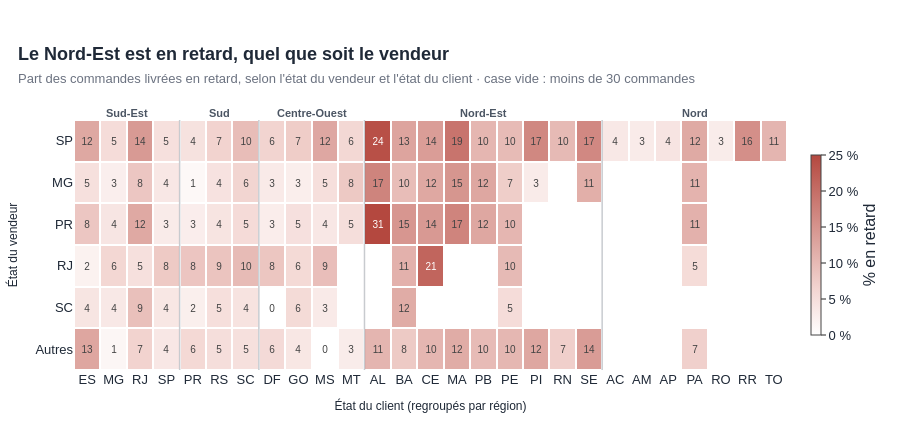

Write notebook code for a chart like this one.
### Code cell
# Q4 : où les retards arrivent-ils ? (état du vendeur x état du client)

# 1) Les 5 grandes régions du Brésil
REGIONS = {"Sud-Est":      ["ES", "MG", "RJ", "SP"],
           "Sud":          ["PR", "RS", "SC"],
           "Centre-Ouest": ["DF", "GO", "MS", "MT"],
           "Nord-Est":     ["AL", "BA", "CE", "MA", "PB", "PE", "PI", "RN", "SE"],
           "Nord":         ["AC", "AM", "AP", "PA", "RO", "RR", "TO"]}

# 2) Jointures : commande -> vendeur (1er article) -> état du vendeur ; commande -> état du client
vendeur_commande = items.sort_values("order_item_id").drop_duplicates("order_id")[["order_id", "seller_id"]]
routes = (livrees.merge(customers[["customer_id", "customer_state"]], on="customer_id")
                 .merge(vendeur_commande, on="order_id")
                 .merge(sellers[["seller_id", "seller_state"]], on="seller_id"))

# 3) Les 5 états vendeurs les plus importants, les autres regroupés
top_vendeurs = routes["seller_state"].value_counts().head(5).index
routes["origine"] = routes["seller_state"].where(routes["seller_state"].isin(top_vendeurs), "Autres")

# 4) Taux de retard et nombre de commandes pour chaque route
g = routes.groupby(["origine", "customer_state"]).agg(commandes=("order_id", "size"),
                                                      taux_retard=("en_retard", "mean")).reset_index()
g["taux_retard"] = g["taux_retard"] * 100

ordre_etats   = [e for r in REGIONS for e in REGIONS[r]]           # états clients rangés par région
ordre_origine = ["SP", "MG", "PR", "RJ", "SC", "Autres"]
taux = g.pivot(index="origine", columns="customer_state", values="taux_retard").reindex(index=ordre_origine, columns=ordre_etats)
nb   = g.pivot(index="origine", columns="customer_state", values="commandes").reindex(index=ordre_origine, columns=ordre_etats).fillna(0)
taux = taux.where(nb >= 30)                                         # moins de 30 commandes : case vide (pas fiable)

# 5) Heatmap
fig = go.Figure(go.Heatmap(
    z=taux.values, x=taux.columns, y=taux.index, customdata=nb.values,
    colorscale=[[0, "#FFFFFF"], [0.25, "#F3D6D2"], [1, ROUGE]], zmin=0, zmax=25, xgap=2, ygap=2,
    colorbar=dict(title=dict(text="% en retard", side="right"), ticksuffix=" %", thickness=10, len=0.8),
    text=[["" if np.isnan(v) else f"{v:.0f}" for v in ligne] for ligne in taux.values],
    texttemplate="%{text}", textfont=dict(size=10),
    hovertemplate="Vendeur %{y} → client %{x}<br>%{z:.1f} % en retard<br>%{customdata:.0f} commandes<extra></extra>"))

# Noms des régions au-dessus des colonnes, et un trait entre chaque région
position = 0
for region, etats in REGIONS.items():
    fig.add_annotation(x=position + (len(etats) - 1) / 2, y=1.06, yref="paper", showarrow=False,
                       text=f"<b>{region}</b>", font=dict(size=11, color=GRIS_FONCE))
    if position > 0:
        fig.add_vline(x=position - 0.5, line=dict(color=GRIS_FONCE, width=1.5))
    position += len(etats)

fig.update_xaxes(showline=False, ticks="", title=dict(text="État du client (regroupés par région)", font=dict(size=12)))
fig.update_yaxes(autorange="reversed", showline=False, ticks="", title=dict(text="État du vendeur", font=dict(size=12)))
mise_en_forme(fig, "Le Nord-Est est en retard, quel que soit le vendeur",
              "Part des commandes livrées en retard, selon l'état du vendeur et l'état du client · "
              "case vide : moins de 30 commandes", hauteur=430)
fig.update_layout(margin=dict(t=120, l=70, r=30, b=60))
fig.show()

### Figure 1 — Plotly figure (JSON) as saved in the notebook; plotly's stock layout.template omitted (floating-point values rounded to 4 significant figures; data arrays with more than 128 entries replaced by an {"elided": "..."} marker saying what was removed)
{"data": [{"colorbar": {"len": 0.8, "thickness": 10, "ticksuffix": " %", "title": {"side": "right", "text": "% en retard"}}, "colorscale": [[0, "#FFFFFF"], [0.25, "#F3D6D2"], [1, "#B4483F"]], "customdata": {"elided": "6x27 float values"}, "hovertemplate": "Vendeur %{y} → client %{x}<br>%{z:.1f} % en retard<br>%{customdata:.0f} commandes<extra></extra>", "text": {"elided": "6x27 str values"}, "textfont": {"size": 10}, "texttemplate": "%{text}", "type": "heatmap", "x": ["ES", "MG", "RJ", "SP", "PR", "RS", "SC", "DF", "GO", "MS", "MT", "AL", "BA", "CE", "MA", "PB", "PE", "PI", "RN", "SE", "AC", "AM", "AP", "PA", "RO", "RR", "TO"], "xgap": 2, "y": ["SP", "MG", "PR", "RJ", "SC", "Autres"], "ygap": 2, "z": {"elided": "6x27 float values"}, "zmax": 25, "zmin": 0}], "layout": {"annotations": [{"font": {"color": "#4B5563", "size": 11}, "showarrow": false, "text": "<b>Sud-Est</b>", "x": 1.5, "y": 1.06, "yref": "paper"}, {"font": {"color": "#4B5563", "size": 11}, "showarrow": false, "text": "<b>Sud</b>", "x": 5, "y": 1.06, "yref": "paper"}, {"font": {"color": "#4B5563", "size": 11}, "showarrow": false, "text": "<b>Centre-Ouest</b>", "x": 8.5, "y": 1.06, "yref": "paper"}, {"font": {"color": "#4B5563", "size": 11}, "showarrow": false, "text": "<b>Nord-Est</b>", "x": 15, "y": 1.06, "yref": "paper"}, {"font": {"color": "#4B5563", "size": 11}, "showarrow": false, "text": "<b>Nord</b>", "x": 23, "y": 1.06, "yref": "paper"}], "font": {"color": "#1F2937", "family": "Arial", "size": 13}, "height": 430, "margin": {"b": 60, "l": 70, "r": 30, "t": 120}, "separators": ", ", "shapes": [{"line": {"color": "#4B5563", "width": 1.5}, "type": "line", "x0": 3.5, "x1": 3.5, "xref": "x", "y0": 0, "y1": 1, "yref": "y domain"}, {"line": {"color": "#4B5563", "width": 1.5}, "type": "line", "x0": 6.5, "x1": 6.5, "xref": "x", "y0": 0, "y1": 1, "yref": "y domain"}, {"line": {"color": "#4B5563", "width": 1.5}, "type": "line", "x0": 10.5, "x1": 10.5, "xref": "x", "y0": 0, "y1": 1, "yref": "y domain"}, {"line": {"color": "#4B5563", "width": 1.5}, "type": "line", "x0": 19.5, "x1": 19.5, "xref": "x", "y0": 0, "y1": 1, "yref": "y domain"}], "showlegend": false, "title": {"font": {"size": 18}, "text": "<b>Le Nord-Est est en retard, quel que soit le vendeur</b><br><span style='font-size:13px;color:#6B7280'>Part des commandes livrées en retard, selon l'état du vendeur et l'état du client · case vide : moins de 30 commandes</span>", "x": 0.02, "xanchor": "left"}, "width": 900, "xaxis": {"showline": false, "ticks": "", "title": {"font": {"size": 12}, "text": "État du client (regroupés par région)"}}, "yaxis": {"autorange": "reversed", "showline": false, "ticks": "", "title": {"font": {"size": 12}, "text": "État du vendeur"}}}}
